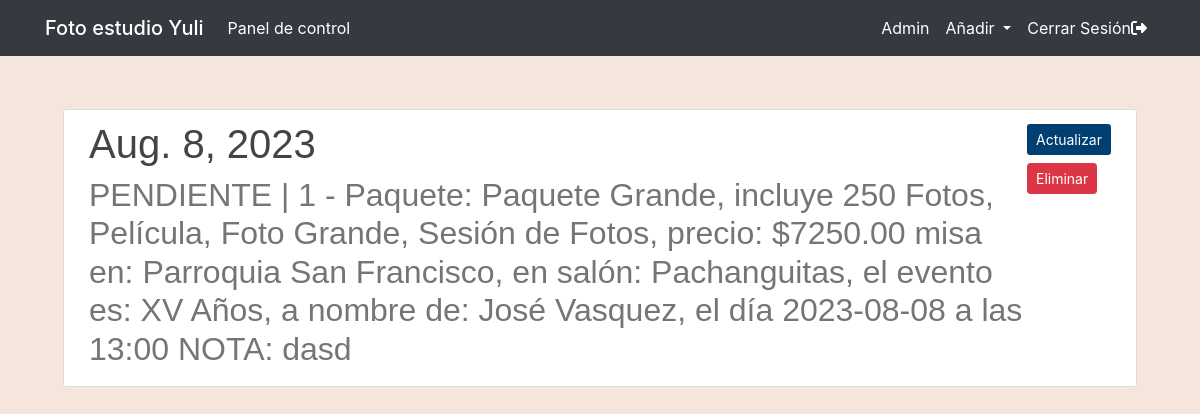
Screenshot of /contratos/uno (signed in) with the database file from the repository.
### main/models.py (models this page shows, shortened)
class Contrato(models.Model):
    folio_contrato = models.AutoField(primary_key=True)
    paquete_contrato = models.ForeignKey(Paquete, null=False, blank=False, on_delete=models.CASCADE)
    nombre_cliente_contrato = models.CharField(max_length=100)
    fecha_contrato = models.DateField()
    lugar_contrato = models.ForeignKey(Ubicacion, null=False, blank=False, on_delete=models.CASCADE)
    templo_contrato = models.ForeignKey(Templo, null=False, blank=False, on_delete=models.CASCADE)
    salon_contrato = models.ForeignKey(Salon, null=False, blank=False, on_delete=models.CASCADE)
    tipo_evento_contrato = models.CharField(max_length=50)
    hora_contrato = models.CharField(max_length=10)
    nota_contrato = models.TextField()
    contrato_activo = models.BooleanField(default=True)
    slug = models.SlugField(unique=True, blank=True)
    def __str__(self):
        txt = "{0} | {1} - Paquete: {2} misa en: {3}, en salón: {4}, el evento es: {5}, a nombre de: {6}, el día {7} a las {8} NOTA: {9}"
        if self.contrato_activo:
            activo = "PENDIENTE"
        else:
            activo = "ENTREGADO"
        return txt.format(activo, self.folio_contrato, self.paquete_contrato, self.templo_contrato, self.salon_contrato, self.tipo_evento_contrato, self.nombre_cliente_contrato, self.fecha_contrato, self.hora_contrato, self.nota_contrato)

class Paquete(models.Model):
    codigo_paquete = models.AutoField(primary_key=True)
    nombre_paquete = models.CharField(max_length=30)
    descripcion_paquete = models.CharField(max_length=255)
    precio_paquete = models.PositiveSmallIntegerField(default=5)
    slug = models.SlugField(unique=True, blank=True)
    def __str__(self):
        txt = "{0}, incluye {1}, precio: ${2}.00"
        return txt.format(self.nombre_paquete, self.descripcion_paquete, self.precio_paquete)
    class Meta:
        verbose_name_plural = "Paquetes"

class Templo(models.Model):
    codigo_templo = models.AutoField(primary_key=True)
    nombre_templo = models.CharField(max_length=30)
    ubicacion_templo = models.CharField(max_length=100)
    slug = models.SlugField(unique=True, blank=True)
    def __str__(self):
        txt = "{0}"
        return txt.format(self.nombre_templo)

class Salon(models.Model):
    codigo_salon = models.AutoField(primary_key=True)
    nombre_salon = models.CharField(max_length=30)
    ubicacion_salon = models.CharField(max_length=100)
    slug = models.SlugField(unique=True, blank=True)
    def __str__(self):
        txt = "{0}"
        return txt.format(self.nombre_salon)
    class Meta:
        verbose_name_plural = "Salones"

### main/decorators.py (the view)
        def _wrapped_view(request, *args, **kwargs):
            if not request.user.is_superuser:
                messages.error(request, "¡No estás autorizado a esto! Ingresa para continuar")
                return redirect(redirect_url)
            return view_func(request, *args, **kwargs)

### main/views.py (called while the page is built)
@user_is_superuser
def contrato(request, contrato: str):
    matching_article = Contrato.objects.filter(slug = contrato).first()
    return render(request=request,
                  template_name='main/article.html',
                  context={"object": matching_article,
                           "type": "contrato"}
    )

### main/templates/main/article.html (shortened to what this page needs)
{% extends 'main/header.html' %}
{% block content %}
<div class="row media content-section mobiledevice">
    <div class="col-lg-12 col-md-12 col-sm-12">
        <div class="d-flex">
            {% if type == "trabajador" %}
                <div>
                    <h1 class="title-style">{{ object.nombre_empleado }}</h1>
                    <h2 class="subtitle-style">{{ object.tipo_trabajo }}</h2>
                </div>
                <div class="ml-auto">
                    <a class="btn btncolor btn-sm mt-1 mb-1" href="{% url 'actualizar_trabajador' object.slug %}">Actualizar</a>
                    <a class="btn btn-danger btn-sm mt-1 mb-1" href="{% url 'eliminar_trabajador' object.slug %}">Eliminar</a>
                </div>
            {% elif type == "contrato" %}
                <div>
                    <h1 class="title-style">{{ object.fecha_contrato }}</h1>
                    <h2 class="subtitle-style">{{ object }}</h2>
                </div>
                <div class="ml-auto">
                    <a class="btn btncolor btn-sm mt-1 mb-1" href="{% url 'actualizar_contrato' object.slug %}">Actualizar</a>
                    <a class="btn btn-danger btn-sm mt-1 mb-1" href="{% url 'eliminar_contrato' object.slug %}">Eliminar</a>
                </div>
            {% endif %}
        </div>
    </div>
</div>
{% endblock content %}

### main/static/main/main.css (style rules this page uses)
:root { --footercolor: #003F72; --navbarcolor: #ffffff; --btncolor: #003F72; --socialcolor: #003F72; --brightText: #ffffff; }
.btncolor { background-color: var(--btncolor) !important; color: var(--brightText) !important; }
body { background: #f5e5dc; }
h1, h2, h3, h4, h5, h6 { color: #444444; }
.content-section { background: #ffffff; padding: 10px 20px; border: 1px solid #dddddd; border-radius: 3px; margin-bottom: 20px; }
@media screen and (min-width: 600px) { .mobiledevice { padding-left: 10px; padding-right: 10px; } }
.title-style { font-family: 'Trebuchet MS', 'Lucida Sans Unicode', 'Lucida Grande', 'Lucida Sans', Arial, sans-serif !important; }
.subtitle-style { font-family: Verdana, Geneva, Tahoma, sans-serif !important; color: rgba(117, 117, 117, 1) !important; }

### rows the page displays
Contrato: fecha_contrato "Aug. 8, 2023", contrato_activo+folio_contrato+paquete_contrato "PENDIENTE | 1 - Paquete: Paquete Grande, incluye 250 Fotos, Película, Foto Grande, Sesión de Fotos, precio: $7250.00 misa en: Parroquia San Francisco, en salón: Pachanguitas, el evento es: XV Años, a nombre de: José Vasquez, el día 2023-08-08 a las 13:00 NOTA: dasd"
